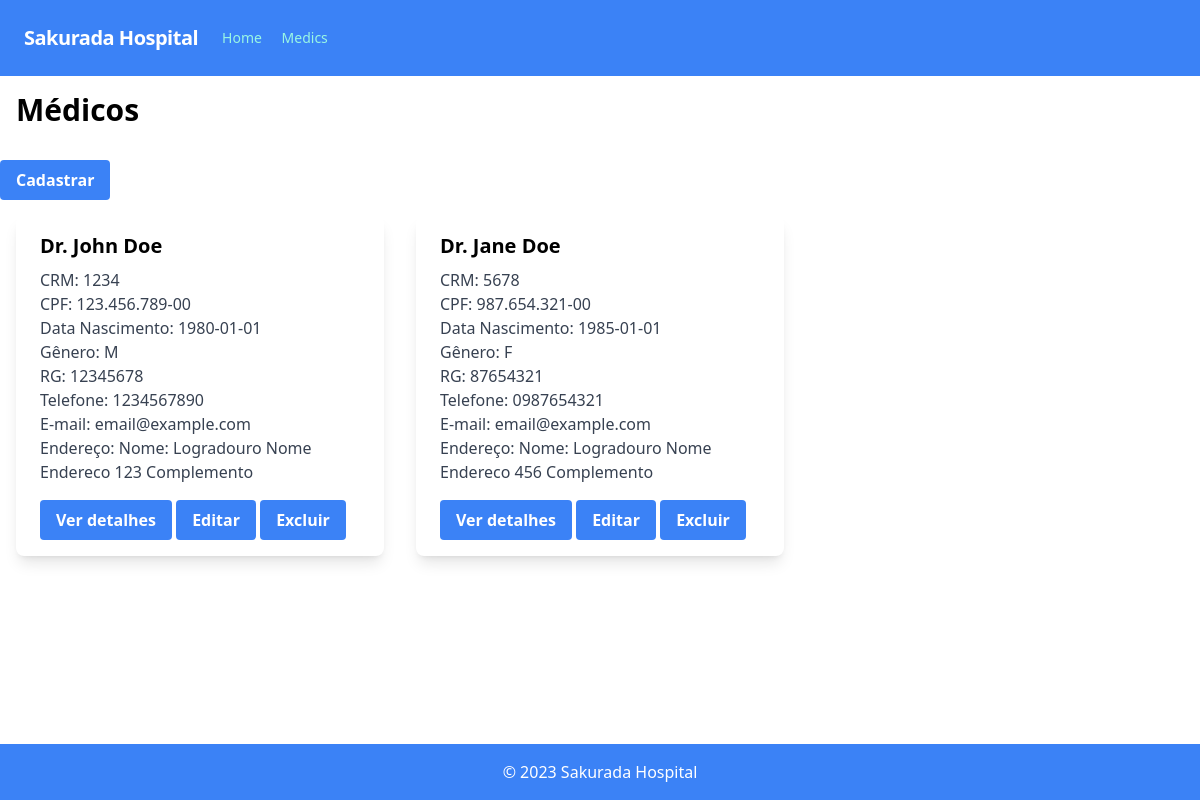
Page /medic/medico_view.php on the earlier database version.
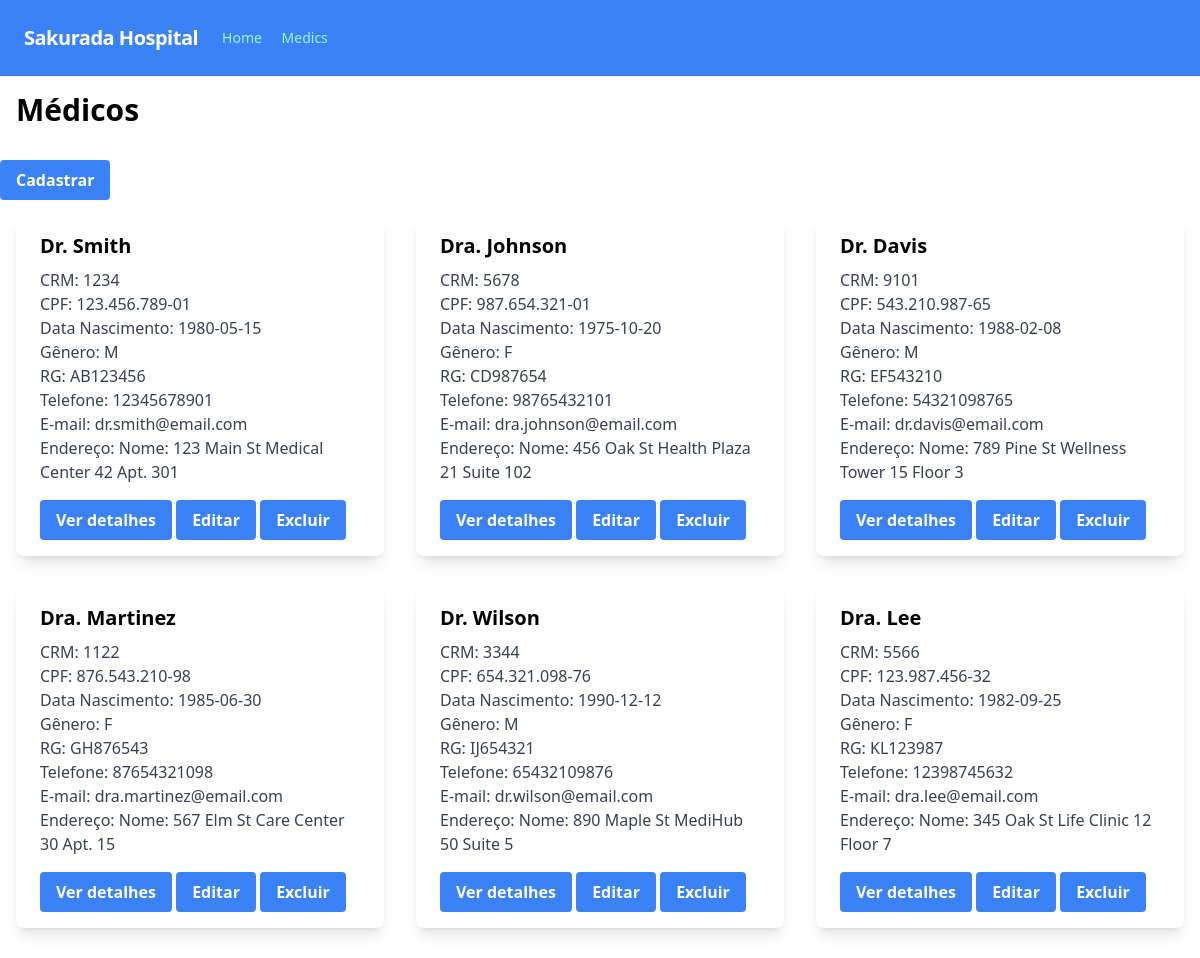
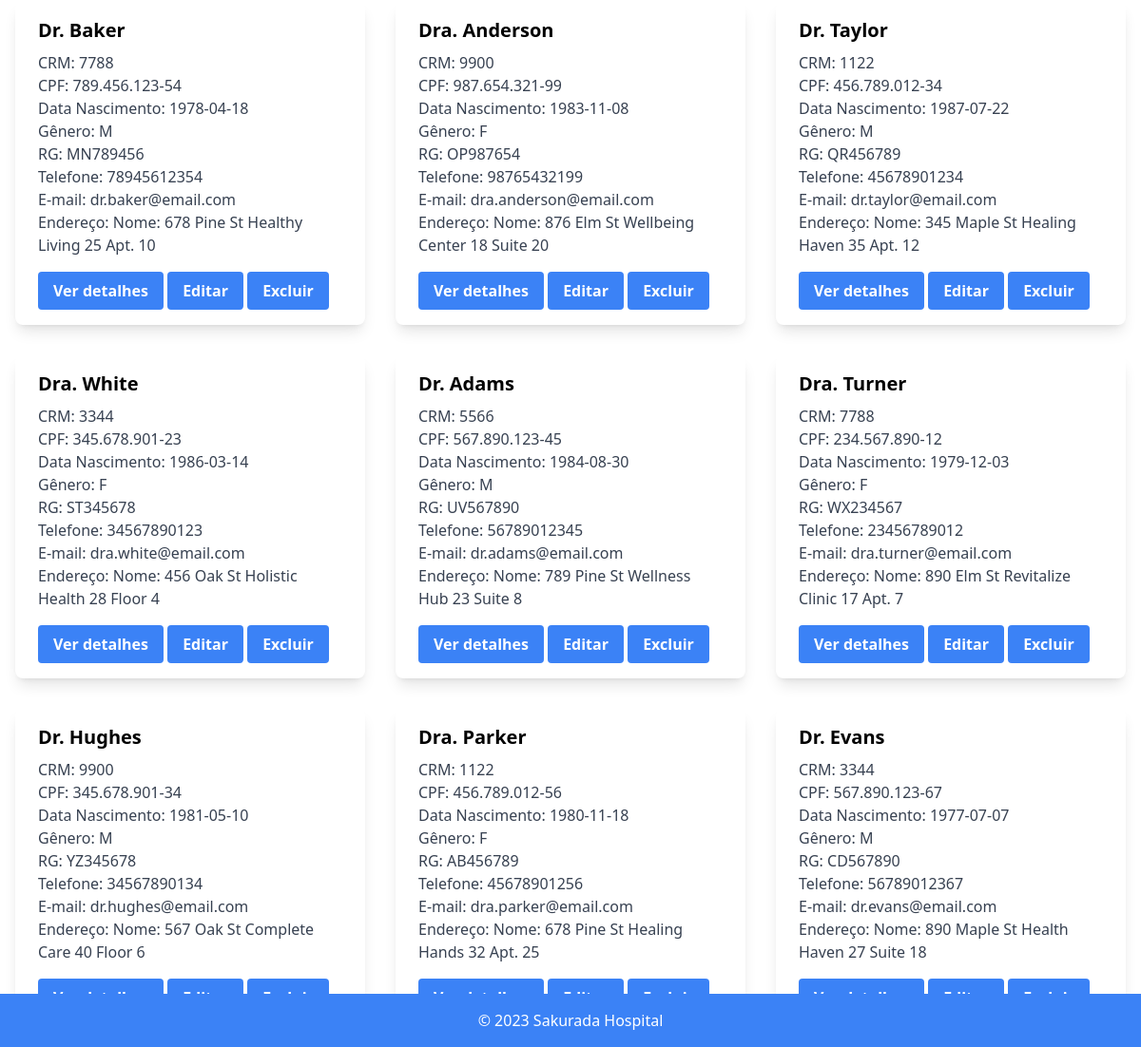
Same page on the later database version (2 pictures, top to bottom).
### tables this page shows
CREATE TABLE Medico (
  ID_Medico INT PRIMARY KEY AUTO_INCREMENT,
  Nome_Medico VARCHAR(100),
  CRM VARCHAR(4),
  CPF_Medico VARCHAR(14),
  Data_Nascimento_Medico DATE,  
  Genero_Medico CHAR,
  Telefone_Medico VARCHAR(11),
  Numero_Endereco_Medico INT,
  Complemento_Endereco_Medico VARCHAR(100),
  Nome_Endereco_Medico VARCHAR(100),
  Logradouro_Medico VARCHAR(100),
  E_mail_Medico VARCHAR(100),
  RG_Medico VARCHAR(12)
);

### medic/medico_view.php (the view, shortened to what this page needs)
<html>
    <head>
        <link rel="stylesheet" href="https://unpkg.com/tailwindcss@latest/dist/tailwind.min.css">
    </head>
    <body class="mx-auto">
<?php
    include("../connection.php");
    include("../components/nav.php");
    $sql = "SELECT * FROM Medico";
    $result = $conn->query($sql);
?>
        <div class="text-left text-3xl font-bold mb-4 mt-4 ml-4">Médicos</div>
        <a href="./medico_create.php" class="bg-blue-500 hover:bg-blue-700 text-white font-bold py-2 px-4 rounded mt-4 inline-block">Cadastrar</a>
        <div class="flex flex-wrap -mx-4 mx-auto">
            <?php
            if ($result->num_rows > 0) {
                while ($row = $result->fetch_assoc()) {
            ?>
            <div class="w-full md:w-1/2 lg:w-1/3 px-4 py-4">
                <div class="bg-white rounded-lg shadow-lg">
                    <div class="px-6 py-4">
                        <div class="font-bold text-xl mb-2"><?php echo $row["Nome_Medico"] ?></div>
                        <p class="text-gray-700 text-base">
                            CRM: <?php echo $row["CRM"] ?><br>
                            CPF: <?php echo $row["CPF_Medico"] ?><br>
                            Data Nascimento: <?php echo $row["Data_Nascimento_Medico"] ?><br>
                            Gênero: <?php echo $row["Genero_Medico"] ?><br>
                            RG: <?php echo $row["RG_Medico"] ?><br>
                            Telefone: <?php echo $row["Telefone_Medico"] ?><br>
                            E-mail: <?php echo $row["E_mail_Medico"] ?><br>
                            Endereço: <?php echo "Nome: ". $row['Logradouro_Medico']. " " .$row['Nome_Endereco_Medico']. " ".$row['Numero_Endereco_Medico']. " ".$row['Complemento_Endereco_Medico'] ?>
                        </p>
                        <a href="medico_show.php?ID_Medico=<?php echo $row['ID_Medico'] ?>" class="bg-blue-500 hover:bg-blue-700 text-white font-bold py-2 px-4 rounded mt-4 inline-block">Ver detalhes</a>
                        <a href="./medico_edit.php?ID_Medico=<?php echo $row['ID_Medico'] ?>" class="bg-blue-500 hover:bg-blue-700 text-white font-bold py-2 px-4 rounded mt-4 inline-block">Editar</a>
                        <a href="./medico_edit.php?ID_Medico=<?php echo $row['ID_Medico'] ?>" class="bg-blue-500 hover:bg-blue-700 text-white font-bold py-2 px-4 rounded mt-4 inline-block">Excluir</a>
                    </div>
                </div>
            </div>
            <?php
                }
            }
            ?>
        </div>
    </body>
    <?php
        include("../components/footer.php");
    ?>
</html>

### connection.php (shortened to what this page needs)
<script src="https://cdn.tailwindcss.com"></script>

### components/nav.php
<nav class="flex items-center justify-between flex-wrap bg-blue-500 p-6">
    <div class="flex items-center flex-shrink-0 text-white mr-6">
        <span class="font-semibold text-xl tracking-tight">Sakurada Hospital</span>
    </div>
    <div class="w-full block flex-grow lg:flex lg:items-center lg:w-auto">
        <div class="text-sm lg:flex-grow">
            <a href="./home.php" class="block mt-4 lg:inline-block lg:mt-0 text-teal-200 hover:text-white mr-4">
                Home
            </a>
            <a href="./medic/medico_view.php" class="block mt-4 lg:inline-block lg:mt-0 text-teal-200 hover:text-white mr-4">
                Medics
            </a>
        </div>
    </div>
</nav>

### components/footer.php
<footer class="bg-blue-500 text-white py-4 text-center fixed bottom-0 w-full">
    &copy; 2023 Sakurada Hospital
</footer>

Differences in the rows shown:
changed medico: Nome_Medico "Dr. John Doe" → "Dr. Smith"; CPF_Medico "123.456.789-00" → "123.456.789-01"; Data_Nascimento_Medico "1980-01-01" → "1980-05-15"; RG_Medico "12345678" → "AB123456"; Telefone_Medico "1234567890" → "12345678901"; E_mail_Medico "email@example.com" → "dr.smith@email.com"; Logradouro_Medico "Logradouro" → "123 Main St"; Nome_Endereco_Medico "Nome Endereco" → "Medical Center"; Numero_Endereco_Medico "123" → "42"; Complemento_Endereco_Medico "Complemento" → "Apt. 301"
changed medico: Nome_Medico "Dr. Jane Doe" → "Dra. Johnson"; CPF_Medico "987.654.321-00" → "987.654.321-01"; Data_Nascimento_Medico "1985-01-01" → "1975-10-20"; RG_Medico "87654321" → "CD987654"; Telefone_Medico "0987654321" → "98765432101"; E_mail_Medico "email@example.com" → "dra.johnson@email.com"; Logradouro_Medico "Logradouro" → "456 Oak St"; Nome_Endereco_Medico "Nome Endereco" → "Health Plaza"; Numero_Endereco_Medico "456" → "21"; Complemento_Endereco_Medico "Complemento" → "Suite 102"
added medico: Nome_Medico "Dr. Davis", CRM "9101", CPF_Medico "543.210.987-65", Data_Nascimento_Medico "1988-02-08", Genero_Medico "M", RG_Medico "EF543210", Telefone_Medico "54321098765", E_mail_Medico "dr.davis@email.com", Logradouro_Medico "789 Pine St", Nome_Endereco_Medico "Wellness Tower", Numero_Endereco_Medico "15", Complemento_Endereco_Medico "Floor 3"
added medico: Nome_Medico "Dra. Martinez", CRM "1122", CPF_Medico "876.543.210-98", Data_Nascimento_Medico "1985-06-30", Genero_Medico "F", RG_Medico "GH876543", Telefone_Medico "87654321098", E_mail_Medico "dra.martinez@email.com", Logradouro_Medico "567 Elm St", Nome_Endereco_Medico "Care Center", Numero_Endereco_Medico "30", Complemento_Endereco_Medico "Apt. 15"
added medico: Nome_Medico "Dr. Wilson", CRM "3344", CPF_Medico "654.321.098-76", Data_Nascimento_Medico "1990-12-12", Genero_Medico "M", RG_Medico "IJ654321", Telefone_Medico "65432109876", E_mail_Medico "dr.wilson@email.com", Logradouro_Medico "890 Maple St", Nome_Endereco_Medico "MediHub", Numero_Endereco_Medico "50", Complemento_Endereco_Medico "Suite 5"
added medico: Nome_Medico "Dra. Lee", CRM "5566", CPF_Medico "123.987.456-32", Data_Nascimento_Medico "1982-09-25", Genero_Medico "F", RG_Medico "KL123987", Telefone_Medico "12398745632", E_mail_Medico "dra.lee@email.com", Logradouro_Medico "345 Oak St", Nome_Endereco_Medico "Life Clinic", Numero_Endereco_Medico "12", Complemento_Endereco_Medico "Floor 7"
added medico: Nome_Medico "Dr. Baker", CRM "7788", CPF_Medico "789.456.123-54", Data_Nascimento_Medico "1978-04-18", Genero_Medico "M", RG_Medico "MN789456", Telefone_Medico "78945612354", E_mail_Medico "dr.baker@email.com", Logradouro_Medico "678 Pine St", Nome_Endereco_Medico "Healthy Living", Numero_Endereco_Medico "25", Complemento_Endereco_Medico "Apt. 10"
added medico: Nome_Medico "Dra. Anderson", CRM "9900", CPF_Medico "987.654.321-99", Data_Nascimento_Medico "1983-11-08", Genero_Medico "F", RG_Medico "OP987654", Telefone_Medico "98765432199", E_mail_Medico "dra.anderson@email.com", Logradouro_Medico "876 Elm St", Nome_Endereco_Medico "Wellbeing Center", Numero_Endereco_Medico "18", Complemento_Endereco_Medico "Suite 20"
added medico: Nome_Medico "Dr. Taylor", CRM "1122", CPF_Medico "456.789.012-34", Data_Nascimento_Medico "1987-07-22", Genero_Medico "M", RG_Medico "QR456789", Telefone_Medico "45678901234", E_mail_Medico "dr.taylor@email.com", Logradouro_Medico "345 Maple St", Nome_Endereco_Medico "Healing Haven", Numero_Endereco_Medico "35", Complemento_Endereco_Medico "Apt. 12"
added medico: Nome_Medico "Dra. White", CRM "3344", CPF_Medico "345.678.901-23", Data_Nascimento_Medico "1986-03-14", Genero_Medico "F", RG_Medico "ST345678", Telefone_Medico "34567890123", E_mail_Medico "dra.white@email.com", Logradouro_Medico "456 Oak St", Nome_Endereco_Medico "Holistic Health", Numero_Endereco_Medico "28", Complemento_Endereco_Medico "Floor 4"
added medico: Nome_Medico "Dr. Adams", CRM "5566", CPF_Medico "567.890.123-45", Data_Nascimento_Medico "1984-08-30", Genero_Medico "M", RG_Medico "UV567890", Telefone_Medico "56789012345", E_mail_Medico "dr.adams@email.com", Logradouro_Medico "789 Pine St", Nome_Endereco_Medico "Wellness Hub", Numero_Endereco_Medico "23", Complemento_Endereco_Medico "Suite 8"
added medico: Nome_Medico "Dra. Turner", CRM "7788", CPF_Medico "234.567.890-12", Data_Nascimento_Medico "1979-12-03", Genero_Medico "F", RG_Medico "WX234567", Telefone_Medico "23456789012", E_mail_Medico "dra.turner@email.com", Logradouro_Medico "890 Elm St", Nome_Endereco_Medico "Revitalize Clinic", Numero_Endereco_Medico "17", Complemento_Endereco_Medico "Apt. 7"
added medico: Nome_Medico "Dr. Hughes", CRM "9900", CPF_Medico "345.678.901-34", Data_Nascimento_Medico "1981-05-10", Genero_Medico "M", RG_Medico "YZ345678", Telefone_Medico "34567890134", E_mail_Medico "dr.hughes@email.com", Logradouro_Medico "567 Oak St", Nome_Endereco_Medico "Complete Care", Numero_Endereco_Medico "40", Complemento_Endereco_Medico "Floor 6"
added medico: Nome_Medico "Dra. Parker", CRM "1122", CPF_Medico "456.789.012-56", Data_Nascimento_Medico "1980-11-18", Genero_Medico "F", RG_Medico "AB456789", Telefone_Medico "45678901256", E_mail_Medico "dra.parker@email.com", Logradouro_Medico "678 Pine St", Nome_Endereco_Medico "Healing Hands", Numero_Endereco_Medico "32", Complemento_Endereco_Medico "Apt. 25"
added medico: Nome_Medico "Dr. Evans", CRM "3344", CPF_Medico "567.890.123-67", Data_Nascimento_Medico "1977-07-07", Genero_Medico "M", RG_Medico "CD567890", Telefone_Medico "56789012367", E_mail_Medico "dr.evans@email.com", Logradouro_Medico "890 Maple St", Nome_Endereco_Medico "Health Haven", Numero_Endereco_Medico "27", Complemento_Endereco_Medico "Suite 18"
